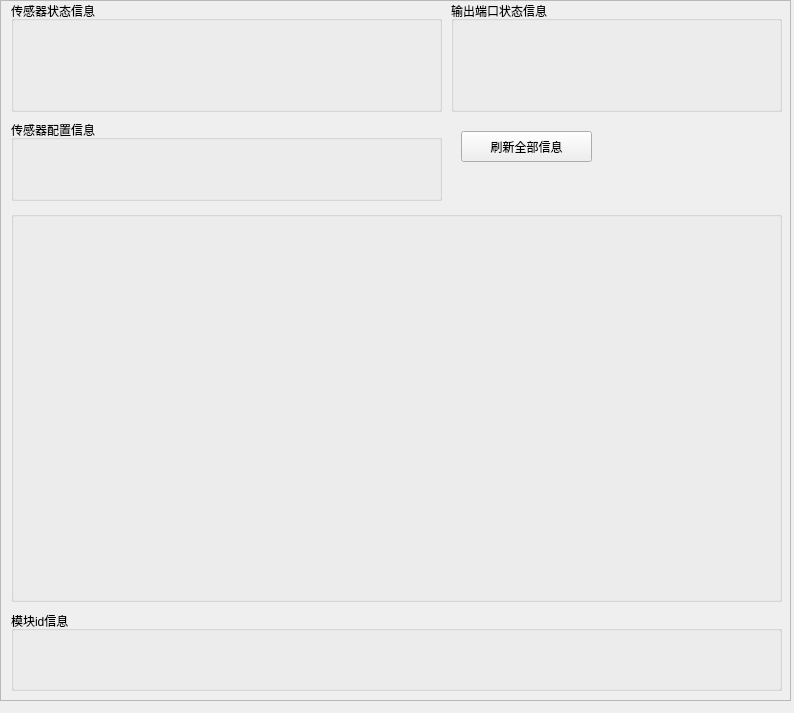
<?xml version="1.0" encoding="UTF-8"?>
<ui version="4.0">
    <class>tab_5_frame</class>
    <widget class="QWidget" name="tab_5_frame">
        <property name="geometry">
            <rect>
                <x>0</x>
                <y>0</y>
                <width>794</width>
                <height>713</height>
            </rect>
        </property>
        <property name="windowTitle">
            <string>Form</string>
        </property>
        <widget class="QWidget" name="verticalLayoutWidget_4">
            <property name="geometry">
                <rect>
                    <x>0</x>
                    <y>0</y>
                    <width>791</width>
                    <height>701</height>
                </rect>
            </property>
            <layout class="QVBoxLayout" name="tab_5_layout">
                <item>
                    <widget class="QScrollArea" name="tab_5_layout_scroll">
                        <property name="widgetResizable">
                            <bool>true</bool>
                        </property>
                        <widget class="QWidget" name="tab_5_layout_scroll_content">
                            <property name="geometry">
                                <rect>
                                    <x>0</x>
                                    <y>0</y>
                                    <width>787</width>
                                    <height>697</height>
                                </rect>
                            </property>
                            <widget class="QPushButton" name="refresh">
                                <property name="geometry">
                                    <rect>
                                        <x>460</x>
                                        <y>130</y>
                                        <width>131</width>
                                        <height>31</height>
                                    </rect>
                                </property>
                                <property name="text">
                                    <string>刷新全部信息</string>
                                </property>
                            </widget>
                            <widget class="QWidget" name="verticalLayoutWidget">
                                <property name="geometry">
                                    <rect>
                                        <x>450</x>
                                        <y>0</y>
                                        <width>331</width>
                                        <height>111</height>
                                    </rect>
                                </property>
                                <layout class="QVBoxLayout" name="function_01_layout">
                                    <item>
                                        <widget class="QGroupBox" name="function_01">
                                            <property name="title">
                                                <string>输出端口状态信息</string>
                                            </property>
                                        </widget>
                                    </item>
                                </layout>
                            </widget>
                            <widget class="QWidget" name="verticalLayoutWidget_2">
                                <property name="geometry">
                                    <rect>
                                        <x>10</x>
                                        <y>0</y>
                                        <width>431</width>
                                        <height>111</height>
                                    </rect>
                                </property>
                                <layout class="QVBoxLayout" name="function_02_layout">
                                    <item>
                                        <widget class="QGroupBox" name="function_02">
                                            <property name="title">
                                                <string>传感器状态信息</string>
                                            </property>
                                        </widget>
                                    </item>
                                </layout>
                            </widget>
                            <widget class="QWidget" name="verticalLayoutWidget_3">
                                <property name="geometry">
                                    <rect>
                                        <x>10</x>
                                        <y>119</y>
                                        <width>431</width>
                                        <height>81</height>
                                    </rect>
                                </property>
                                <layout class="QVBoxLayout" name="function_03_layout">
                                    <item>
                                        <widget class="QGroupBox" name="function_03">
                                            <property name="title">
                                                <string>传感器配置信息</string>
                                            </property>
                                        </widget>
                                    </item>
                                </layout>
                            </widget>
                            <widget class="QWidget" name="verticalLayoutWidget_5">
                                <property name="geometry">
                                    <rect>
                                        <x>10</x>
                                        <y>210</y>
                                        <width>771</width>
                                        <height>391</height>
                                    </rect>
                                </property>
                                <layout class="QVBoxLayout" name="function_04_layout">
                                    <item>
                                        <widget class="QGroupBox" name="function_04">
                                            <property name="title">
                                                <string/>
                                            </property>
                                        </widget>
                                    </item>
                                </layout>
                            </widget>
                            <widget class="QWidget" name="verticalLayoutWidget_6">
                                <property name="geometry">
                                    <rect>
                                        <x>10</x>
                                        <y>610</y>
                                        <width>771</width>
                                        <height>80</height>
                                    </rect>
                                </property>
                                <layout class="QVBoxLayout" name="function_11_layout">
                                    <item>
                                        <widget class="QGroupBox" name="function_11">
                                            <property name="title">
                                                <string>模块id信息</string>
                                            </property>
                                        </widget>
                                    </item>
                                </layout>
                            </widget>
                        </widget>
                    </widget>
                </item>
            </layout>
        </widget>
    </widget>
    <resources>
        <include location="../../../resource/mainPage.qrc"/>
    </resources>
    <connections/>
</ui>
